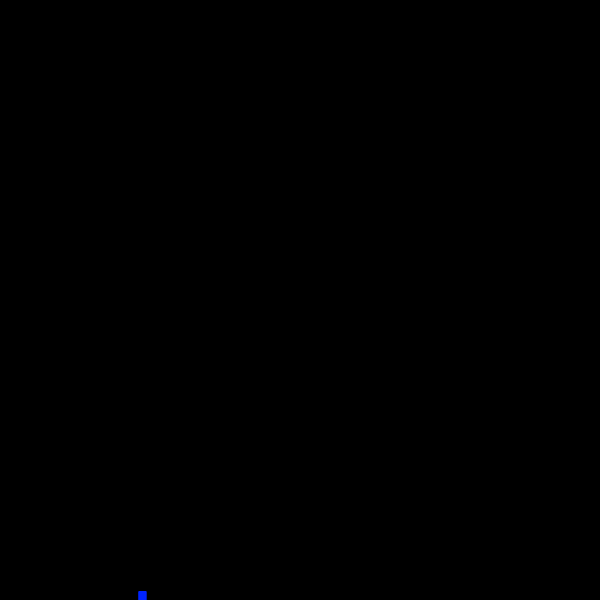
Frame 1 (no input)
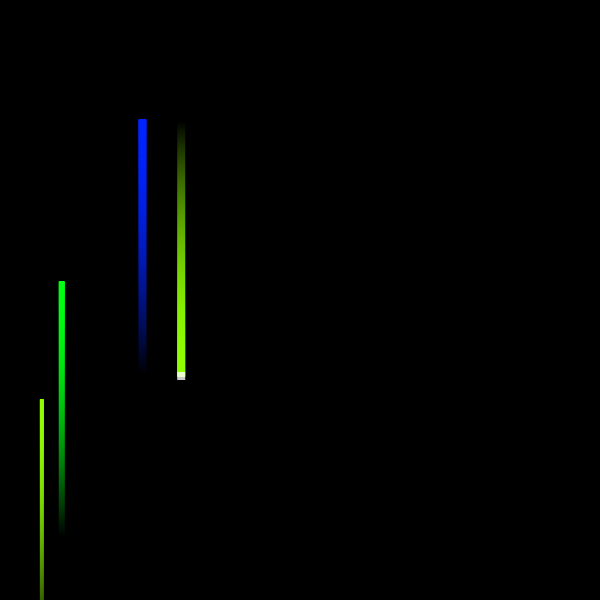
Frame 60 (the mouse pressed at the canvas centre just before this capture)
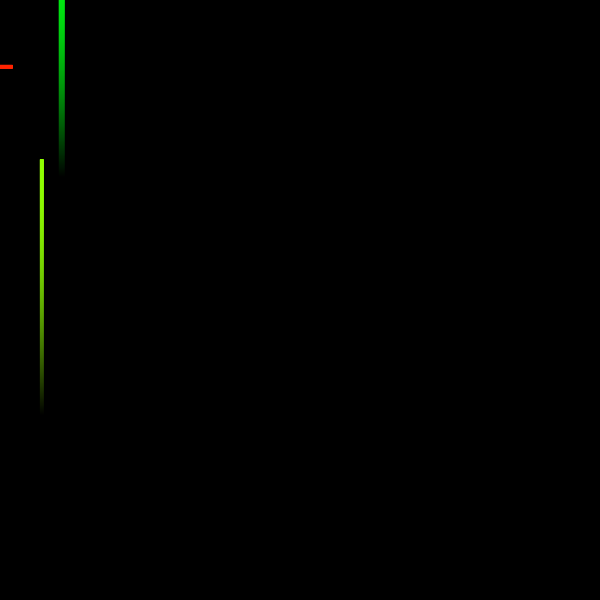
Frame 120 (the mouse held since frame 60 and released just before this capture)

The Processing sketch that drew these frames (run headless with seeded random() and noise(); from frame 60 on, the mouse is pressed at the canvas centre):

// Processing sketch: lineasMovidas
// ── lineasMovidas.pde
ArrayList<Puntos> puntos;

int N = 30;

void setup() {
  size(600, 600);
  rectMode(CENTER);
  ellipseMode(CENTER);
  colorMode(HSB);
  puntos = new ArrayList<Puntos>();  
  puntos.add(new Puntos());
}

void draw() {
  background(0);
  if (1 > int(random(30)))
    puntos.add(new Puntos());
  //println(puntos.size()-1);
  for (int i = puntos.size()-1; i >= 0; i--) {
    Puntos p = puntos.get(i);
    p.update();
    p.draw();
    if (p.dead) {
      puntos.remove(i);
    }
  }
}

class Puntos {
  float x;
  float y;
  float vx;
  float vy;
  int r;
  color c;
  int h;
  boolean dead;
  int a;
  int t;

  Puntos() {
    h = int(random(255));
    c = color(h, 255, 255);
    //c = color(255,255,255);
    //r = (int) random(253);
    r = 10;
    a = int(random(4));
          t = int(random(1,5))*2;
    //a = 2;
    if (a == 0) {
      x =  random(width);
      y = 0;
      vx = 0; 
      vy = t;

    }

    if (a == 1) {
      x =  random(width);
      y = height;
      vx = 0; 
      vy = -t;
    }

    if (a == 2) {
      y =  random(height);
      x = 0;
      vx = t; 
      vy = 0;
    }

    if (a == 3) {
      y =  random(height);
      x = width;
      vx = -t; 
      vy = 0;
    }
  }

  void update() {

    if (x < -255 || x > width+255) {
      //vx *= -1;
      dead = true;
    }

    if (y < -255 || y > height+255) {
      //vy *= -1;
      dead = true;
    }
    x += vx;
    y += vy;
  }

  void draw() {
    noStroke();
    //fill(c);
    //ellipse(x, y, 10, 10);
    int m, n, o, p;
    m=t; 
    n=2; 
    o=4; 
    p=10;
    if (a == 0) {


      for (int i = 0; i<255; i++) {
        fill(c, 255-i);
        rect(x, y-i, m, n);
      }
      fill(255, 200);
      rect(x, y, m, n*4);
      fill(c, 100);
      //ellipse(x, y, m*3, n*4);
    }

    if (a == 1) {
      for (int i = 0; i<255; i++) {
        fill(c, 255-i);
        rect(x, y+i, m, n);
      }
    }

    if (a == 2) {
      for (int i = 0; i<255; i++) {
        fill(c, 255-i);
        rect(x-i, y, n, m);
      }
    }

    if (a == 3) {
      for (int i = 0; i<255; i++) {
        fill(c, 255-i);
        rect(x+i, y, n, m);
      }
    }
  }
}
